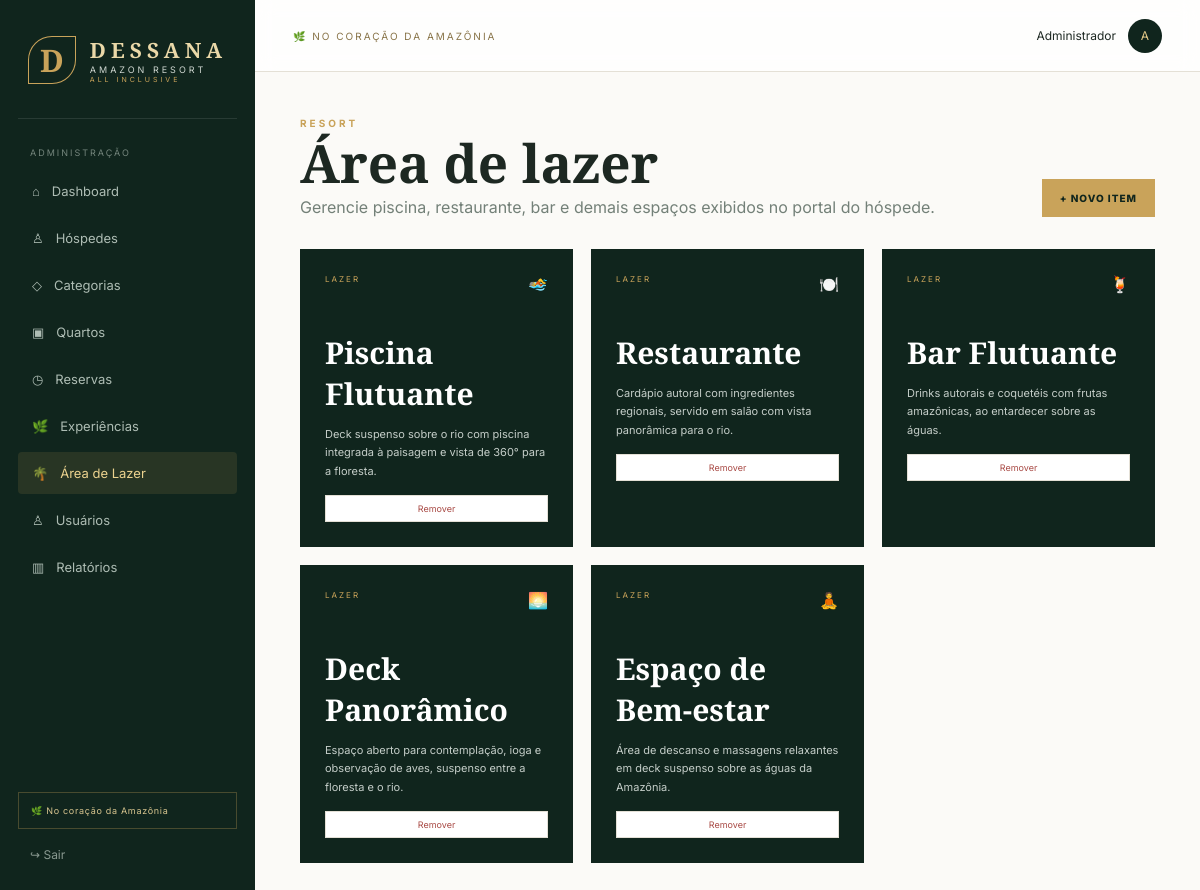
Screenshot of /lazer (signed in) with the database file from the repository.
### tables this page shows
CREATE TABLE lazer (
    id INTEGER PRIMARY KEY AUTOINCREMENT,
    nome TEXT NOT NULL,
    descricao TEXT,
    imagem TEXT,
    icone TEXT,
    ordem INTEGER NOT NULL DEFAULT 0,
    criado_em TEXT NOT NULL DEFAULT CURRENT_TIMESTAMP
);

### app.py (the view)
@app.route("/lazer")
@admin_required
def lazer_admin():
    conn = get_db()
    rows = conn.execute("SELECT * FROM lazer ORDER BY ordem, id").fetchall()
    conn.close()
    return render_template("lazer_admin.html", itens=rows)

### app.py (called while the page is built)
def get_db():
    conn = sqlite3.connect(DB_PATH)
    conn.row_factory = sqlite3.Row
    conn.execute("PRAGMA foreign_keys = ON")
    return conn

def admin_required(view):
    @wraps(view)
    def wrapped(*args, **kwargs):
        if "user_id" not in session or session.get("tipo") != "admin":
            return redirect(url_for("login"))
        return view(*args, **kwargs)
    return wrapped

### templates/lazer_admin.html (shortened to what this page needs)
{% extends "base.html" %}
{% block content %}
<div class="page-heading"><div><div class="eyebrow">RESORT</div><h1>Área de lazer</h1><p>Gerencie piscina, restaurante, bar e demais espaços exibidos no portal do hóspede.</p></div><button class="primary-btn small" onclick="openModal('modal-lazer')">+ NOVO ITEM</button></div>
<div class="cards-grid">
{% for i in itens %}
<div class="room-card">
  <div class="room-top"><span class="room-tag">LAZER</span><span>{{ i.icone or '🌿' }}</span></div>
  <h3>{{ i.nome }}</h3>
  <p>{{ i.descricao or 'Sem descrição.' }}</p>
  <form method="post" action="{{ url_for('excluir_lazer', id=i.id) }}" onsubmit="return confirm('Remover este item?')" style="margin-top:14px;">
    <button class="icon-btn danger" style="width:100%;">Remover</button>
  </form>
</div>
{% else %}<div class="empty">Nenhum item cadastrado.</div>{% endfor %}
</div>
{% endblock %}

### static/css/style.css (style rules this page uses)
:root { --forest:#10251d;--forest2:#17372b;--gold:#c9a35a;--gold2:#e3c987;--cream:#f6f1e7; --paper:#fbfaf7;--ink:#1d2822;--muted:#738078;--line:#e4e0d6;--white:#fff;--danger:#a94b46; }
* { box-sizing:border-box }
body { margin:0;background:var(--paper);color:var(--ink);font-family:Inter,Arial,sans-serif }
button,input,select,textarea { font:inherit }
.eyebrow { color:var(--gold);font-size:10px;font-weight:700;letter-spacing:3px }
.gold-btn,.primary-btn { background:var(--gold);border:0;color:var(--forest);font-weight:800;letter-spacing:1px;padding:16px 22px;display:inline-flex;gap:25px;align-items:center;cursor:pointer }
.page-heading { display:flex;align-items:flex-end;justify-content:space-between;margin-bottom:32px }
.page-heading h1 { font:600 53px/.9 "Cormorant Garamond";margin:10px 0 }
.page-heading p { color:var(--muted);margin:0 }
.primary-btn.small { padding:13px 18px;font-size:10px }
.cards-grid { display:grid;grid-template-columns:repeat(3,1fr);gap:18px }
.room-card { background:var(--forest);color:#fff;padding:25px;min-height:235px }
.room-top { display:flex;justify-content:space-between;color:var(--gold) }
.room-tag { font-size:8px;letter-spacing:2px }
.room-card h3 { font:600 30px "Cormorant Garamond";margin:38px 0 8px }
.room-card p { font-size:11px;color:#c5cec9;line-height:1.7;min-height:40px }
.tiny-btn,.icon-btn { border:1px solid var(--line);background:#fff;padding:7px 9px;font-size:9px;cursor:pointer }
.icon-btn.danger { color:var(--danger) }

### rows the page displays
lazer: icone "🏊", nome "Piscina Flutuante", descricao "Deck suspenso sobre o rio com piscina integrada à paisagem e vista de 360° para a floresta."
lazer: icone "🍽️", nome "Restaurante", descricao "Cardápio autoral com ingredientes regionais, servido em salão com vista panorâmica para o rio."
lazer: icone "🍹", nome "Bar Flutuante", descricao "Drinks autorais e coquetéis com frutas amazônicas, ao entardecer sobre as águas."
lazer: icone "🌅", nome "Deck Panorâmico", descricao "Espaço aberto para contemplação, ioga e observação de aves, suspenso entre a floresta e o rio."
lazer: icone "🧘", nome "Espaço de Bem-estar", descricao "Área de descanso e massagens relaxantes em deck suspenso sobre as águas da Amazônia."

### other values shown
{{ session.get('user_name') }} "Administrador"
{{ session.get('user_name','A')[0] }} "A"
